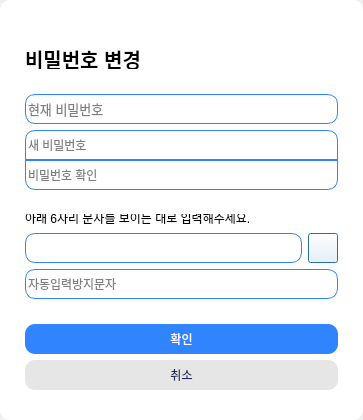
<?xml version="1.0" encoding="UTF-8"?>
<ui version="4.0">
 <class>PWChangeDialog</class>
 <widget class="QDialog" name="PWChangeDialog">
  <property name="geometry">
   <rect>
    <x>0</x>
    <y>0</y>
    <width>363</width>
    <height>420</height>
   </rect>
  </property>
  <property name="windowTitle">
   <string>Dialog</string>
  </property>
  <property name="styleSheet">
   <string notr="true">QPushButton#ok_btn{
	background-color: rgb(48, 133, 254);
	color:white;
	border-radius:10px;
}
QPushButton#cancel_btn{
	background-color: #E6E6E6;
	color: #252C58;
	border-radius:10px;
}
QLineEdit{
height:30px;
border: 1px solid  rgb(48, 133, 254);
}</string>
  </property>
  <layout class="QHBoxLayout" name="horizontalLayout_3">
   <property name="leftMargin">
    <number>0</number>
   </property>
   <property name="topMargin">
    <number>0</number>
   </property>
   <property name="rightMargin">
    <number>0</number>
   </property>
   <property name="bottomMargin">
    <number>0</number>
   </property>
   <item>
    <widget class="QWidget" name="widget" native="true">
     <property name="styleSheet">
      <string notr="true">#widget{background-color: rgb(255, 255, 255);
border-radius: 10px;}</string>
     </property>
     <layout class="QVBoxLayout" name="verticalLayout_3">
      <property name="spacing">
       <number>0</number>
      </property>
      <property name="leftMargin">
       <number>25</number>
      </property>
      <property name="topMargin">
       <number>49</number>
      </property>
      <property name="rightMargin">
       <number>25</number>
      </property>
      <property name="bottomMargin">
       <number>30</number>
      </property>
      <item>
       <widget class="QWidget" name="widget_2" native="true">
        <layout class="QVBoxLayout" name="verticalLayout_2">
         <property name="spacing">
          <number>6</number>
         </property>
         <property name="leftMargin">
          <number>0</number>
         </property>
         <property name="topMargin">
          <number>0</number>
         </property>
         <property name="rightMargin">
          <number>0</number>
         </property>
         <property name="bottomMargin">
          <number>0</number>
         </property>
         <item>
          <layout class="QHBoxLayout" name="horizontalLayout">
           <item>
            <widget class="QLabel" name="title_lab">
             <property name="minimumSize">
              <size>
               <width>0</width>
               <height>18</height>
              </size>
             </property>
             <property name="font">
              <font>
               <pointsize>15</pointsize>
               <bold>true</bold>
              </font>
             </property>
             <property name="text">
              <string>비밀번호 변경</string>
             </property>
            </widget>
           </item>
           <item>
            <spacer name="horizontalSpacer">
             <property name="orientation">
              <enum>Qt::Horizontal</enum>
             </property>
             <property name="sizeHint" stdset="0">
              <size>
               <width>40</width>
               <height>20</height>
              </size>
             </property>
            </spacer>
           </item>
          </layout>
         </item>
         <item>
          <spacer name="verticalSpacer_2">
           <property name="orientation">
            <enum>Qt::Vertical</enum>
           </property>
           <property name="sizeHint" stdset="0">
            <size>
             <width>20</width>
             <height>40</height>
            </size>
           </property>
          </spacer>
         </item>
         <item>
          <widget class="QLineEdit" name="lineEdit">
           <property name="minimumSize">
            <size>
             <width>0</width>
             <height>30</height>
            </size>
           </property>
           <property name="font">
            <font>
             <pointsize>10</pointsize>
            </font>
           </property>
           <property name="styleSheet">
            <string notr="true">border-radius:10px;</string>
           </property>
           <property name="echoMode">
            <enum>QLineEdit::Password</enum>
           </property>
           <property name="placeholderText">
            <string>현재 비밀번호</string>
           </property>
          </widget>
         </item>
         <item>
          <layout class="QVBoxLayout" name="verticalLayout">
           <property name="spacing">
            <number>0</number>
           </property>
           <item>
            <widget class="QLineEdit" name="new_pw_edit">
             <property name="minimumSize">
              <size>
               <width>0</width>
               <height>30</height>
              </size>
             </property>
             <property name="styleSheet">
              <string notr="true">border-top-left-radius: 10px;
    border-top-right-radius: 10px;</string>
             </property>
             <property name="echoMode">
              <enum>QLineEdit::Password</enum>
             </property>
             <property name="placeholderText">
              <string>새 비밀번호</string>
             </property>
            </widget>
           </item>
           <item>
            <widget class="QLineEdit" name="new_pw_recheck_edit">
             <property name="minimumSize">
              <size>
               <width>0</width>
               <height>30</height>
              </size>
             </property>
             <property name="styleSheet">
              <string notr="true">border-bottom-left-radius: 10px;
    border-bottom-right-radius: 10px;</string>
             </property>
             <property name="echoMode">
              <enum>QLineEdit::Password</enum>
             </property>
             <property name="placeholderText">
              <string>비밀번호 확인</string>
             </property>
            </widget>
           </item>
          </layout>
         </item>
         <item>
          <spacer name="verticalSpacer">
           <property name="orientation">
            <enum>Qt::Vertical</enum>
           </property>
           <property name="sizeHint" stdset="0">
            <size>
             <width>20</width>
             <height>40</height>
            </size>
           </property>
          </spacer>
         </item>
         <item>
          <widget class="QLabel" name="label_2">
           <property name="maximumSize">
            <size>
             <width>16777215</width>
             <height>13</height>
            </size>
           </property>
           <property name="text">
            <string>아래 6자리 문자를 보이는 대로 입력해주세요.</string>
           </property>
           <property name="alignment">
            <set>Qt::AlignBottom|Qt::AlignLeading|Qt::AlignLeft</set>
           </property>
          </widget>
         </item>
         <item>
          <layout class="QHBoxLayout" name="horizontalLayout_2">
           <item>
            <widget class="QLineEdit" name="lineEdit_4">
             <property name="minimumSize">
              <size>
               <width>244</width>
               <height>30</height>
              </size>
             </property>
             <property name="styleSheet">
              <string notr="true">border-radius:10px;</string>
             </property>
             <property name="readOnly">
              <bool>true</bool>
             </property>
            </widget>
           </item>
           <item>
            <widget class="QPushButton" name="pushButton">
             <property name="maximumSize">
              <size>
               <width>30</width>
               <height>30</height>
              </size>
             </property>
             <property name="styleSheet">
              <string notr="true">background-color: rgba(255, 255, 255, 0);</string>
             </property>
             <property name="text">
              <string/>
             </property>
             <property name="icon">
              <iconset resource="../../img/icon/resource.qrc">
               <normaloff>:/refresh.png</normaloff>:/refresh.png</iconset>
             </property>
             <property name="iconSize">
              <size>
               <width>30</width>
               <height>30</height>
              </size>
             </property>
            </widget>
           </item>
          </layout>
         </item>
         <item>
          <widget class="QLineEdit" name="lineEdit_5">
           <property name="minimumSize">
            <size>
             <width>0</width>
             <height>30</height>
            </size>
           </property>
           <property name="styleSheet">
            <string notr="true">border-radius:10px;</string>
           </property>
           <property name="placeholderText">
            <string>자동입력방지문자</string>
           </property>
          </widget>
         </item>
         <item>
          <spacer name="verticalSpacer_3">
           <property name="orientation">
            <enum>Qt::Vertical</enum>
           </property>
           <property name="sizeHint" stdset="0">
            <size>
             <width>20</width>
             <height>40</height>
            </size>
           </property>
          </spacer>
         </item>
         <item>
          <widget class="QPushButton" name="ok_btn">
           <property name="minimumSize">
            <size>
             <width>0</width>
             <height>30</height>
            </size>
           </property>
           <property name="text">
            <string>확인</string>
           </property>
          </widget>
         </item>
         <item>
          <widget class="QPushButton" name="cancel_btn">
           <property name="minimumSize">
            <size>
             <width>0</width>
             <height>30</height>
            </size>
           </property>
           <property name="text">
            <string>취소</string>
           </property>
          </widget>
         </item>
        </layout>
       </widget>
      </item>
     </layout>
    </widget>
   </item>
  </layout>
 </widget>
 <resources>
  <include location="../../img/icon/resource.qrc"/>
 </resources>
 <connections/>
</ui>
